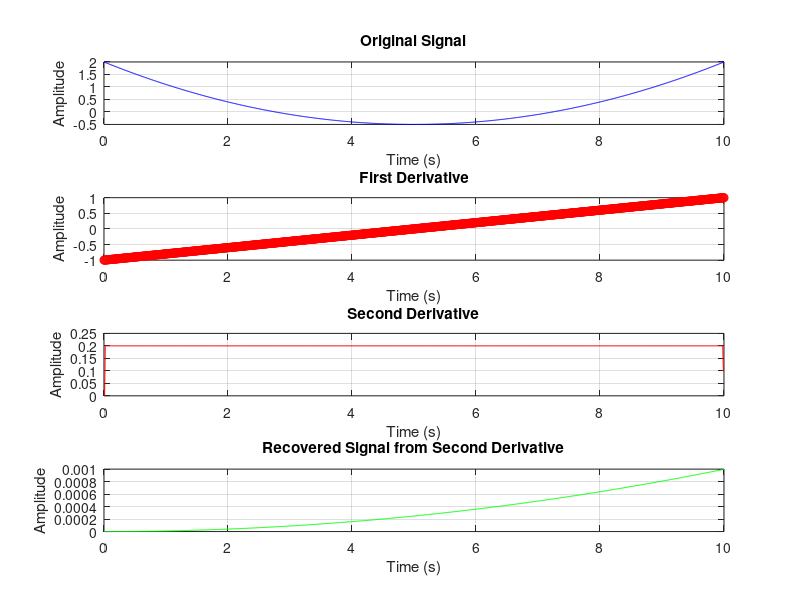

This figure's MATLAB source:
% 设置参数
fs = 100; % 采样频率 (Hz)
T_sample = 1 / fs; % 采样间隔
t = 0:T_sample:10; % 时间从 0 到 10 秒

% 创建原始信号（例如正弦波）
original_signal = 0.1 * (t.^2) - t + 2; % 二次函数

% 计算一阶导数
first_derivative = zeros(size(original_signal));
first_derivative(2:end-1) = (original_signal(3:end) - original_signal(1:end-2)) / (2 * T_sample); % 中心差分
first_derivative(1) = first_derivative(2);
first_derivative(1001) = first_derivative(1000);
% 计算二阶导数
second_derivative = zeros(size(original_signal));
second_derivative(2:end-1) = (first_derivative(3:end) - first_derivative(1:end-2)) / (2 * T_sample); % 二阶导数的中心差分
second_derivative(2) = second_derivative(1);
second_derivative(1001) = second_derivative(1000);
% 进行第一个积分（恢复一阶导数）
first_integral = cumtrapz(t, second_derivative) * T_sample; % 第一次积分

% 进行第二次积分（恢复原始信号）
second_integral = cumtrapz(t, first_integral) * T_sample; % 第二次积分



% 绘制结果
figure;
subplot(4, 1, 1);
plot(t, original_signal, 'b');
title('Original Signal');
xlabel('Time (s)');
ylabel('Amplitude');
grid on;

subplot(4, 1, 2);
plot(t, first_derivative, 'o-r');
title('First Derivative');
xlabel('Time (s)');
ylabel('Amplitude');
grid on;

subplot(4, 1, 3);
plot(t, second_derivative, 'r');
title('Second Derivative');
xlabel('Time (s)');
ylabel('Amplitude');
grid on;

subplot(4, 1, 4);
plot(t, second_integral, 'g');
title('Recovered Signal from Second Derivative');
xlabel('Time (s)');
ylabel('Amplitude');
grid on;
